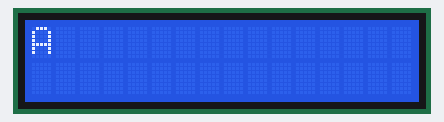
Simulated run of this sketch. Board: Arduino Uno, built with avr-gcc and run on an emulated ATmega328P. Parts: 16×2 character LCD.

Above: at 0.14 s.
At 4.87 s:
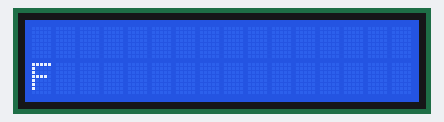
At 9.9 s:
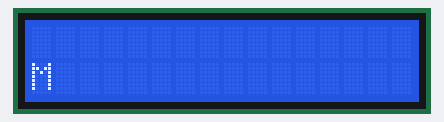
At 19.66 s:
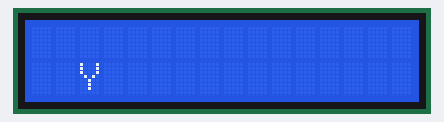
At 29.57 s:
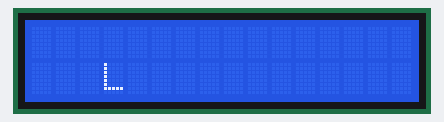
At 39.63 s:
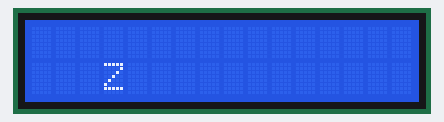

The sketch:

arduino_lcd_snake.ino
```cpp
/*
Print chars from A to Z, then resets.
Goes over all the cells like a snake.

For Arduine UNO!! Change for Arduino NANO.
The circuit:
 * LCD RS pin to digital pin 12
 * LCD Enable pin to digital pin 11
 * LCD D4 pin to digital pin 5
 * LCD D5 pin to digital pin 4
 * LCD D6 pin to digital pin 3
 * LCD D7 pin to digital pin 2
 * LCD R/W pin to ground
 * 10K resistor:
 * ends to +5V and ground
 * wiper to LCD VO pin (pin 3)
*/

#include <LiquidCrystal.h>

// Vars
int seconds = 0;
char dispChar = 65; // A
const int DELAY = 150; // ms
// Prototype
void snakePrint(const int &col, const int &row, char &disp, const int &dly);

// initialize the library by associating any needed LCD interface pin
// with the arduino pin number it is connected to
// For Arduine UNO!! Change for Arduino NANO.
const int rs = 12, en = 11, d4 = 7, d5 = 6, d6 = 5, d7 = 4;
LiquidCrystal lcd(rs, en, d4, d5, d6, d7);

// Setup
void setup() {
  // set up the LCD's number of columns and rows:
  lcd.begin(16, 2);
  lcd.clear();

}

// Loop
void loop() {
  // Print dispChar to the LCD on top row.
  for (int i = 0; i <= 15; i++) {
    snakePrint(i, 0, dispChar, DELAY);
  }

  // Print dispChar to the LCD on bottom row.
  for (int i = 15; i >= -1; i--) {
    snakePrint(i, 1, dispChar, DELAY);
  }
}

// Prints chars from A to Z in snake pattern.
void snakePrint(const int &col, const int &row, char &disp, const int &dly) {
  // Clear screen, change position, display char
  lcd.clear();
  lcd.setCursor(col, row);
  lcd.print(disp);
  // Delay for char visibility
  delay(dly);
  // Roll display to next char
  disp++;
  if (disp > 90) // Z
    disp = 65;
}
```
